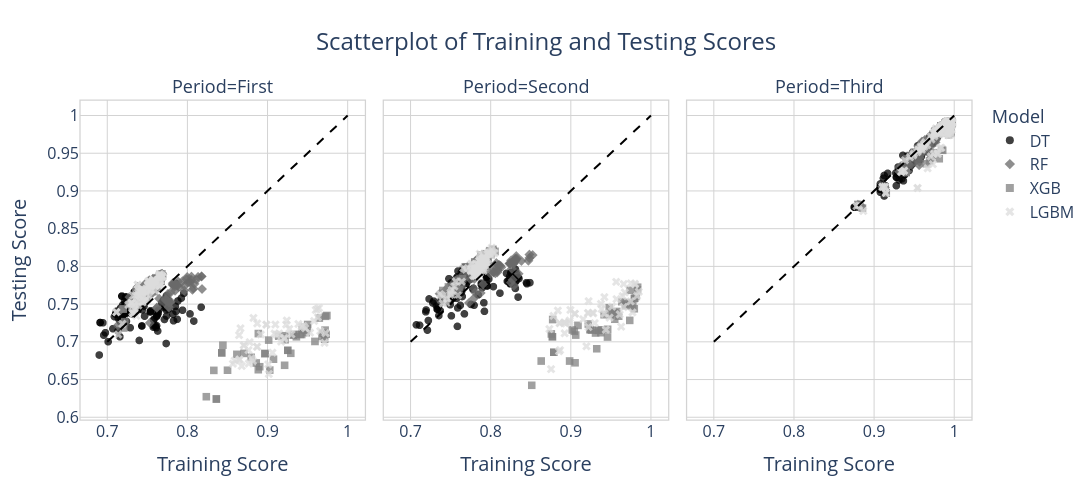

The cell this chart's notebook holds for it:
### Code cell
import plotly.express as px

# Scatterplot setup with custom colors and larger markers
fig = px.scatter(df_exp.replace({"(0-100]": "First", 
                                 "(100-200]": "Second",
                                 "(200-300]": "Third"}),
                 title="Scatterplot of Training and Testing Scores",
                 x="score_train",
                 y="score_test",
                 color="model",
                 symbol="model",
                 category_orders={"model": ["DT", "RF", "XGB", "LGBM"]},
                 facet_col="Period",
                 opacity=0.75,
                 color_discrete_map={
                     "DT": "black",
                     "RF": "dimgray",     # Darker gray
                     "XGB": "gray",       # Medium gray
                     "LGBM": "gainsboro"  # Light gray
                 },

                 width=1200,
                 height=500)

# Increase marker size by 5%
fig.update_traces(marker=dict(size=8))  # Adjust the size as needed (default is 10)

# Add diagonal lines and update annotation fonts
subplot_titles = fig.layout.annotations
for i, annotation in enumerate(subplot_titles):
    # Add the diagonal hash line to each subplot
    fig.add_shape(
        type='line',
        x0=0.7, y0=0.7,
        x1=1.0, y1=1.0,
        xref=f'x{i+1}', yref=f'y{i+1}',
        line=dict(color='black', width=2, dash='dash')
    ),
    annotation['font'] = dict(size=18)

# Add borders around each subplot
for i, annotation in enumerate(fig.layout.annotations):
    x_start, x_end = fig.layout[f"xaxis{i+1}"].domain
    y_start, y_end = fig.layout[f"yaxis{i+1}"].domain
    
    # Add a border to each subplot
    fig.add_shape(type="rect",
                  xref="paper", yref="paper",
                  x0=x_start, y0=y_start, x1=x_end, y1=y_end,
                  line=dict(color="lightgray", width=1.25),  # Border color and width
                  fillcolor="rgba(0,0,0,0)")  # No fill, transparent

# Ensure all x-axis titles, ticks, and grids are the same for all subplots
for i in range(1, len(fig.layout.annotations) + 1):
    fig.update_xaxes(title_text="Training Score", title_font=dict(size=20), tickfont=dict(size=16),
                     showgrid=True, gridcolor="lightgray", row=1, col=i)
    fig.update_yaxes(tickfont=dict(size=16),
                     showgrid=True, gridcolor="lightgray", row=1, col=i)

# Update the layout as before
fig.update_layout(
    title={'font': {'size': 24}, 'x': 0.5},
    yaxis_title={'text': 'Testing Score', 'font': {'size': 20}},
    legend=dict(
        title='Model',
        font=dict(size=16),
        title_font=dict(size=18)
    ),
    plot_bgcolor='white',
    paper_bgcolor='white'
)

fig.show()

### Figure 1 — Plotly figure (JSON) as saved in the notebook; plotly's stock layout.template omitted (floating-point values rounded to 4 significant figures; data arrays with more than 128 entries replaced by an {"elided": "..."} marker saying what was removed)
{"data": [{"hovertemplate": "model=DT<br>Period=First<br>score_train=%{x}<br>score_test=%{y}<extra></extra>", "legendgroup": "DT", "marker": {"color": "black", "opacity": 0.75, "size": 8, "symbol": "circle"}, "mode": "markers", "name": "DT", "showlegend": true, "type": "scattergl", "x": {"elided": "144 float values"}, "xaxis": "x", "y": {"elided": "144 float values"}, "yaxis": "y"}, {"hovertemplate": "model=DT<br>Period=Second<br>score_train=%{x}<br>score_test=%{y}<extra></extra>", "legendgroup": "DT", "marker": {"color": "black", "opacity": 0.75, "size": 8, "symbol": "circle"}, "mode": "markers", "name": "DT", "showlegend": false, "type": "scattergl", "x": {"elided": "144 float values"}, "xaxis": "x2", "y": {"elided": "144 float values"}, "yaxis": "y2"}, {"hovertemplate": "model=DT<br>Period=Third<br>score_train=%{x}<br>score_test=%{y}<extra></extra>", "legendgroup": "DT", "marker": {"color": "black", "opacity": 0.75, "size": 8, "symbol": "circle"}, "mode": "markers", "name": "DT", "showlegend": false, "type": "scattergl", "x": {"elided": "144 float values"}, "xaxis": "x3", "y": {"elided": "144 float values"}, "yaxis": "y3"}, {"hovertemplate": "model=RF<br>Period=First<br>score_train=%{x}<br>score_test=%{y}<extra></extra>", "legendgroup": "RF", "marker": {"color": "dimgray", "opacity": 0.75, "size": 8, "symbol": "diamond"}, "mode": "markers", "name": "RF", "showlegend": true, "type": "scattergl", "x": {"elided": "144 float values"}, "xaxis": "x", "y": {"elided": "144 float values"}, "yaxis": "y"}, {"hovertemplate": "model=RF<br>Period=Second<br>score_train=%{x}<br>score_test=%{y}<extra></extra>", "legendgroup": "RF", "marker": {"color": "dimgray", "opacity": 0.75, "size": 8, "symbol": "diamond"}, "mode": "markers", "name": "RF", "showlegend": false, "type": "scattergl", "x": {"elided": "144 float values"}, "xaxis": "x2", "y": {"elided": "144 float values"}, "yaxis": "y2"}, {"hovertemplate": "model=RF<br>Period=Third<br>score_train=%{x}<br>score_test=%{y}<extra></extra>", "legendgroup": "RF", "marker": {"color": "dimgray", "opacity": 0.75, "size": 8, "symbol": "diamond"}, "mode": "markers", "name": "RF", "showlegend": false, "type": "scattergl", "x": {"elided": "144 float values"}, "xaxis": "x3", "y": {"elided": "144 float values"}, "yaxis": "y3"}, {"hovertemplate": "model=XGB<br>Period=First<br>score_train=%{x}<br>score_test=%{y}<extra></extra>", "legendgroup": "XGB", "marker": {"color": "gray", "opacity": 0.75, "size": 8, "symbol": "square"}, "mode": "markers", "name": "XGB", "showlegend": true, "type": "scattergl", "x": {"elided": "144 float values"}, "xaxis": "x", "y": {"elided": "144 float values"}, "yaxis": "y"}, {"hovertemplate": "model=XGB<br>Period=Second<br>score_train=%{x}<br>score_test=%{y}<extra></extra>", "legendgroup": "XGB", "marker": {"color": "gray", "opacity": 0.75, "size": 8, "symbol": "square"}, "mode": "markers", "name": "XGB", "showlegend": false, "type": "scattergl", "x": {"elided": "144 float values"}, "xaxis": "x2", "y": {"elided": "144 float values"}, "yaxis": "y2"}, {"hovertemplate": "model=XGB<br>Period=Third<br>score_train=%{x}<br>score_test=%{y}<extra></extra>", "legendgroup": "XGB", "marker": {"color": "gray", "opacity": 0.75, "size": 8, "symbol": "square"}, "mode": "markers", "name": "XGB", "showlegend": false, "type": "scattergl", "x": {"elided": "144 float values"}, "xaxis": "x3", "y": {"elided": "144 float values"}, "yaxis": "y3"}, {"hovertemplate": "model=LGBM<br>Period=First<br>score_train=%{x}<br>score_test=%{y}<extra></extra>", "legendgroup": "LGBM", "marker": {"color": "gainsboro", "opacity": 0.75, "size": 8, "symbol": "x"}, "mode": "markers", "name": "LGBM", "showlegend": true, "type": "scattergl", "x": {"elided": "144 float values"}, "xaxis": "x", "y": {"elided": "144 float values"}, "yaxis": "y"}, {"hovertemplate": "model=LGBM<br>Period=Second<br>score_train=%{x}<br>score_test=%{y}<extra></extra>", "legendgroup": "LGBM", "marker": {"color": "gainsboro", "opacity": 0.75, "size": 8, "symbol": "x"}, "mode": "markers", "name": "LGBM", "showlegend": false, "type": "scattergl", "x": {"elided": "144 float values"}, "xaxis": "x2", "y": {"elided": "144 float values"}, "yaxis": "y2"}, {"hovertemplate": "model=LGBM<br>Period=Third<br>score_train=%{x}<br>score_test=%{y}<extra></extra>", "legendgroup": "LGBM", "marker": {"color": "gainsboro", "opacity": 0.75, "size": 8, "symbol": "x"}, "mode": "markers", "name": "LGBM", "showlegend": false, "type": "scattergl", "x": {"elided": "144 float values"}, "xaxis": "x3", "y": {"elided": "144 float values"}, "yaxis": "y3"}], "layout": {"annotations": [{"font": {"size": 18}, "showarrow": false, "text": "Period=First", "x": 0.16, "xanchor": "center", "xref": "paper", "y": 1, "yanchor": "bottom", "yref": "paper"}, {"font": {"size": 18}, "showarrow": false, "text": "Period=Second", "x": 0.5, "xanchor": "center", "xref": "paper", "y": 1, "yanchor": "bottom", "yref": "paper"}, {"font": {"size": 18}, "showarrow": false, "text": "Period=Third", "x": 0.84, "xanchor": "center", "xref": "paper", "y": 1, "yanchor": "bottom", "yref": "paper"}], "height": 500, "legend": {"font": {"size": 16}, "title": {"font": {"size": 18}, "text": "Model"}, "tracegroupgap": 0}, "paper_bgcolor": "white", "plot_bgcolor": "white", "shapes": [{"line": {"color": "black", "dash": "dash", "width": 2}, "type": "line", "x0": 0.7, "x1": 1, "xref": "x", "y0": 0.7, "y1": 1, "yref": "y"}, {"line": {"color": "black", "dash": "dash", "width": 2}, "type": "line", "x0": 0.7, "x1": 1, "xref": "x2", "y0": 0.7, "y1": 1, "yref": "y2"}, {"line": {"color": "black", "dash": "dash", "width": 2}, "type": "line", "x0": 0.7, "x1": 1, "xref": "x3", "y0": 0.7, "y1": 1, "yref": "y3"}, {"fillcolor": "rgba(0,0,0,0)", "line": {"color": "lightgray", "width": 1.25}, "type": "rect", "x0": 0, "x1": 0.32, "xref": "paper", "y0": 0, "y1": 1, "yref": "paper"}, {"fillcolor": "rgba(0,0,0,0)", "line": {"color": "lightgray", "width": 1.25}, "type": "rect", "x0": 0.34, "x1": 0.66, "xref": "paper", "y0": 0, "y1": 1, "yref": "paper"}, {"fillcolor": "rgba(0,0,0,0)", "line": {"color": "lightgray", "width": 1.25}, "type": "rect", "x0": 0.68, "x1": 1.0, "xref": "paper", "y0": 0, "y1": 1, "yref": "paper"}], "title": {"font": {"size": 24}, "text": "Scatterplot of Training and Testing Scores", "x": 0.5}, "width": 1200, "xaxis": {"anchor": "y", "domain": [0, 0.32], "gridcolor": "lightgray", "showgrid": true, "tickfont": {"size": 16}, "title": {"font": {"size": 20}, "text": "Training Score"}}, "xaxis2": {"anchor": "y2", "domain": [0.34, 0.66], "gridcolor": "lightgray", "matches": "x", "showgrid": true, "tickfont": {"size": 16}, "title": {"font": {"size": 20}, "text": "Training Score"}}, "xaxis3": {"anchor": "y3", "domain": [0.68, 1.0], "gridcolor": "lightgray", "matches": "x", "showgrid": true, "tickfont": {"size": 16}, "title": {"font": {"size": 20}, "text": "Training Score"}}, "yaxis": {"anchor": "x", "domain": [0, 1], "gridcolor": "lightgray", "showgrid": true, "tickfont": {"size": 16}, "title": {"font": {"size": 20}, "text": "Testing Score"}}, "yaxis2": {"anchor": "x2", "domain": [0, 1], "gridcolor": "lightgray", "matches": "y", "showgrid": true, "showticklabels": false, "tickfont": {"size": 16}}, "yaxis3": {"anchor": "x3", "domain": [0, 1], "gridcolor": "lightgray", "matches": "y", "showgrid": true, "showticklabels": false, "tickfont": {"size": 16}}}}
